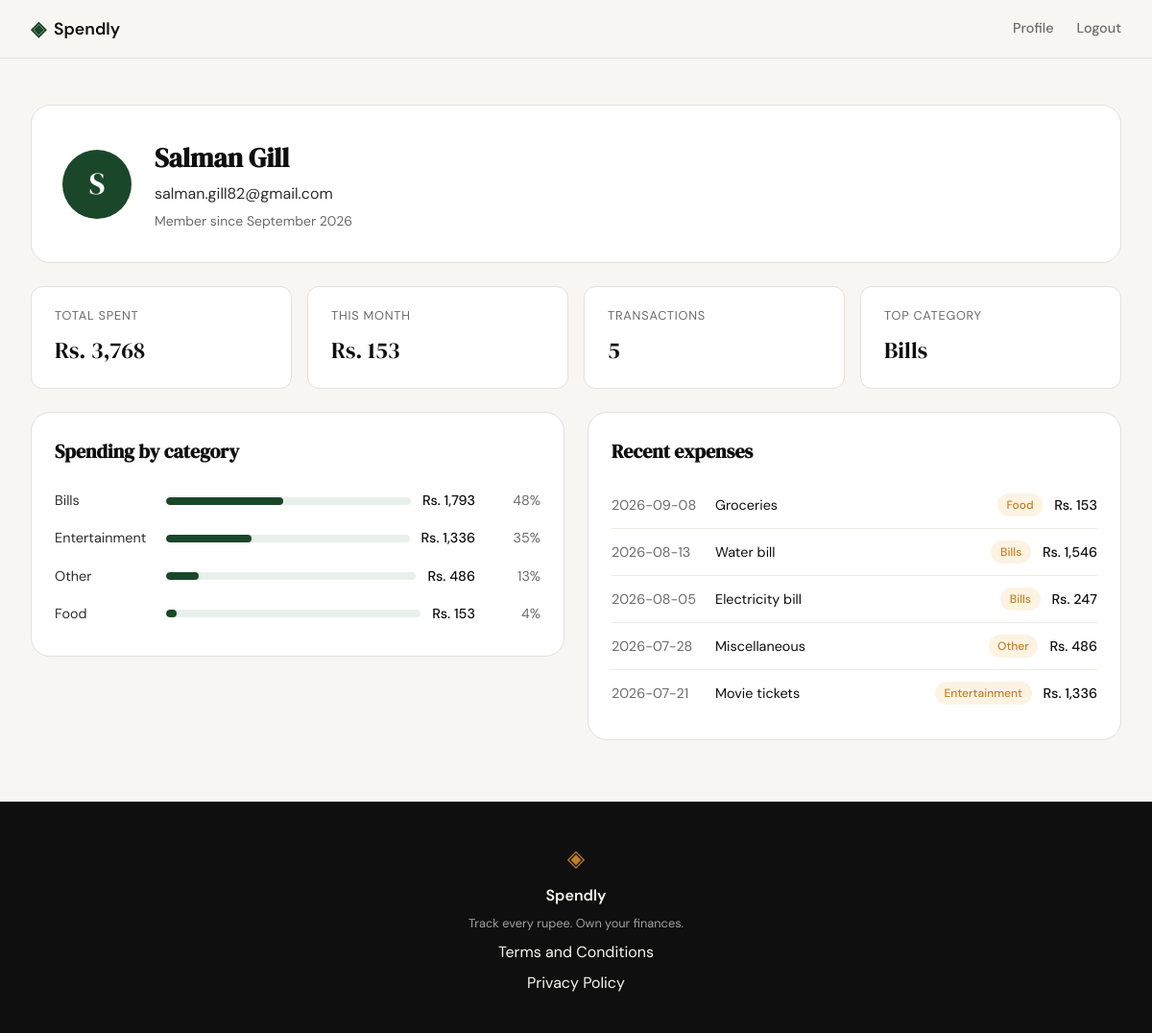
Screenshot of /profile (signed in) with the database file from the repository.
### tables this page shows
CREATE TABLE users (
            id INTEGER PRIMARY KEY AUTOINCREMENT,
            name TEXT NOT NULL,
            email TEXT UNIQUE NOT NULL,
            password_hash TEXT NOT NULL,
            created_at TEXT DEFAULT (datetime('now'))
        );

CREATE TABLE expenses (
            id INTEGER PRIMARY KEY AUTOINCREMENT,
            user_id INTEGER NOT NULL REFERENCES users(id),
            amount REAL NOT NULL,
            category TEXT NOT NULL,
            date TEXT NOT NULL,
            description TEXT,
            created_at TEXT DEFAULT (datetime('now'))
        );

### app.py (the view)
@app.route("/profile")
def profile():
    user_id = session.get("user_id")
    if not user_id:
        return redirect(url_for("login"))
    month_start = date.today().replace(day=1).isoformat()
    conn = get_db()
    try:
        user = conn.execute(
            "SELECT name, email, created_at FROM users WHERE id = ?", (user_id,)
        ).fetchone()
        if not user:
            session.clear()
            return redirect(url_for("login"))
        totals = conn.execute(
            "SELECT COUNT(*) AS n, COALESCE(SUM(amount), 0) AS total "
            "FROM expenses WHERE user_id = ?",
            (user_id,),
        ).fetchone()
        month_total = conn.execute(
            "SELECT COALESCE(SUM(amount), 0) FROM expenses "
            "WHERE user_id = ? AND date >= ?",
            (user_id, month_start),
        ).fetchone()[0]
        category_rows = conn.execute(
            "SELECT category, SUM(amount) AS total FROM expenses "
            "WHERE user_id = ? GROUP BY category ORDER BY total DESC",
            (user_id,),
        ).fetchall()
        recent = conn.execute(
            "SELECT date, category, description, amount FROM expenses "
            "WHERE user_id = ? ORDER BY date DESC, id DESC LIMIT 8",
            (user_id,),
        ).fetchall()
    finally:
        conn.close()
    grand_total = totals["total"]
    categories = [
        {
            "name": row["category"],
            "total": row["total"],
            "pct": round(row["total"] / grand_total * 100) if grand_total else 0,
        }
        for row in category_rows
    ]
    try:
        member_since = datetime.strptime(
            user["created_at"], "%Y-%m-%d %H:%M:%S"
        ).strftime("%B %Y")
    except (TypeError, ValueError):
        member_since = None
    stats = {
        "total": grand_total,
        "month": month_total,
        "count": totals["n"],
        "top_category": categories[0]["name"] if categories else "—",
    }
    return render_template(
        "profile.html",
        user=user,
        initial=user["name"][:1].upper(),
        member_since=member_since,
        stats=stats,
        categories=categories,
        recent=recent,
    )

### database/db.py (called while the page is built)
def get_db():
    conn = sqlite3.connect(DB_PATH)
    conn.row_factory = sqlite3.Row
    conn.execute("PRAGMA foreign_keys = ON")
    return conn

### templates/profile.html (shortened to what this page needs)
{% extends "base.html" %}
{% block content %}
<section class="profile-section">
    <div class="profile-container">
        <div class="profile-header">
            <div class="profile-avatar">{{ initial }}</div>
            <div>
                <h1 class="profile-name">{{ user.name }}</h1>
                <p class="profile-email">{{ user.email }}</p>
                {% if member_since %}
                <p class="profile-since">Member since {{ member_since }}</p>
                {% endif %}
            </div>
        </div>
        <div class="stat-grid">
            <div class="stat-card">
                <span class="stat-label">Total spent</span>
                <span class="stat-value">Rs. {{ '{:,.0f}'.format(stats.total) }}</span>
            </div>
            <div class="stat-card">
                <span class="stat-label">This month</span>
                <span class="stat-value">Rs. {{ '{:,.0f}'.format(stats.month) }}</span>
            </div>
            <div class="stat-card">
                <span class="stat-label">Transactions</span>
                <span class="stat-value">{{ stats.count }}</span>
            </div>
            <div class="stat-card">
                <span class="stat-label">Top category</span>
                <span class="stat-value">{{ stats.top_category }}</span>
            </div>
        </div>
        <div class="profile-panels">
            <div class="panel">
                <h2 class="panel-title">Spending by category</h2>
                {% if categories %}
                {% for c in categories %}
                <div class="cat-row">
                    <span class="cat-name">{{ c.name }}</span>
                    <div class="cat-bar-track">
                        <div class="cat-bar" style="width: {{ c.pct }}%"></div>
                    </div>
                    <span class="cat-amount">Rs. {{ '{:,.0f}'.format(c.total) }}</span>
                    <span class="cat-pct">{{ c.pct }}%</span>
                </div>
                {% endfor %}
                {% else %}
                <div class="profile-empty"><p>No spending yet.</p></div>
                {% endif %}
            </div>
            <div class="panel">
                <h2 class="panel-title">Recent expenses</h2>
                {% if recent %}
                <ul class="expense-list">
                    {% for e in recent %}
                    <li class="expense-row">
                        <span class="expense-date">{{ e.date }}</span>
                        <span class="expense-desc">{{ e.description or '—' }}</span>
                        <span class="cat-pill">{{ e.category }}</span>
                        <span class="expense-amount">Rs. {{ '{:,.0f}'.format(e.amount) }}</span>
                    </li>
                    {% endfor %}
                </ul>
                {% else %}
                <div class="profile-empty"><p>No expenses recorded yet.</p></div>
                {% endif %}
            </div>
        </div>
    </div>
</section>
{% endblock %}

### templates/base.html (shortened to what this page needs)
<!DOCTYPE html>
<html lang="en">
<head>
    <link rel="stylesheet" href="{{ url_for('static', filename='css/style.css') }}">
</head>
<body>
    <nav class="navbar">
        <div class="nav-inner">
            <a href="{{ url_for('landing') }}" class="nav-brand">
                <span class="brand-icon">◈</span>
                <span class="brand-name">Spendly</span>
            </a>
            <div class="nav-links">
                {% if session.get('user_id') %}
                <a href="{{ url_for('profile') }}">Profile</a>
                <a href="{{ url_for('logout') }}">Logout</a>
                {% else %}
                <a href="{{ url_for('login') }}">Sign in</a>
                <a href="{{ url_for('register') }}" class="nav-cta">Get started</a>
                {% endif %}
            </div>
        </div>
    </nav>
    <main class="main-content">
        {% block content %}{% endblock %}
    </main>
    <footer class="footer">
        <div class="footer-inner">
            <span class="brand-icon">◈</span>
            <span class="footer-name">Spendly</span>
            <p class="footer-copy">Track every rupee. Own your finances.</p>
            <a href="{{ url_for('terms') }}">Terms and Conditions</a>
            <a href="{{ url_for('privacy') }}">Privacy Policy</a>
        </div>
    </footer>
</body>
</html>

### rows the page displays
users: name "Salman Gill", email "salman.gill82@gmail.com"
expenses: date "2026-09-08", description "Groceries", category "Food", amount "153"
expenses: date "2026-08-13", description "Water bill", category "Bills", amount "1,546"
expenses: date "2026-08-05", description "Electricity bill", category "Bills", amount "247"
expenses: date "2026-07-28", description "Miscellaneous", category "Other", amount "486"
expenses: date "2026-07-21", description "Movie tickets", category "Entertainment", amount "1,336"

### other values shown
{{ initial }} "S"
{{ member_since }} "September 2026"
{{ '{:,.0f}'.format(stats.total) }} "3,768"
{{ '{:,.0f}'.format(stats.month) }} "153"
{{ stats.count }} "5"
{{ stats.top_category }} "Bills"
{{ c.name }} "Bills" "Entertainment" "Other" "Food"
{{ '{:,.0f}'.format(c.total) }} "1,793" "1,336" "486" "153"
{{ c.pct }} "48" "35" "13" "4"
